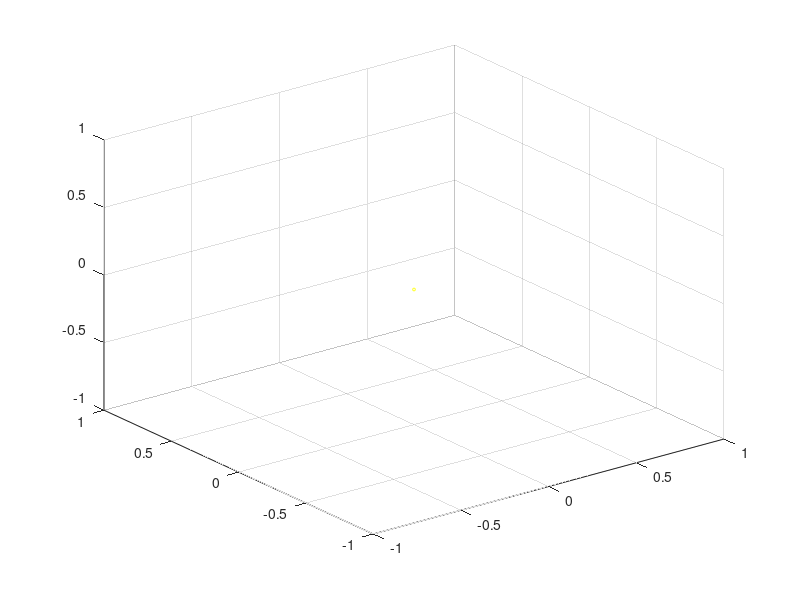

Recreate this plot in MATLAB. (Note: this script raises an error after producing the figure.)
% =========================================================================
%
% CatalogSphTris.m
%
% THESIS: FAST STAR PATTERN RECOGNITION USING SPHERICAL TRIANGLES
% Craig L Cole
% 8 January 2003
%
% Creates a catalog of spherical triangles suitable for spherical triangle
% method.
%
% INPUTS:   Quad-Tree of Stars (QTxxxx.mat)
%           Stars (Stars.mat)
%
% OUTPUT:   Spherical Triangle Catalog (SphTrixxxx.mat)
%
% SUBROUTINES REQUIRED: FindNeighborNodes.m
%                       PlotNode.m
%                       Find1NodeSphTris.m
%                       Find2NodeSphTris.m
%                       Find3NodeSphTris.m
%                       WaitForKeyPress.m
%
% =========================================================================

clear all

global Star Node gmode  % FOVmax fast gmode

% Set graphics mode: gmode = 0   No graphics. Fastest results
%                            1   Summary
%                            2   Stop after each pair

gmode = 2;

load QTM60L4
load Stars

FOVmax = SearchLimit;
FOVmax * 180/pi

nTri = 0;
Tri = [];

% Set up nodes to record when combos with two and three nodes are made

for i=1:nNodes
    Node(i).Doubles = [];
    Node(i).Triples = [];
end

% Initialize plot if graphics are desired

if gmode ~= 0
    hold off;
    plot3( 0,0,0 ,'oy','MarkerSize',2);
    hold on;
%     axis( [-1 1 -1 1 -1 1] );
    grid on;
end

tic

% Go through all the nodes

for i=1:nNodes
    if Node(i).Level == MaxLevel
     
% Find all nodes surrounding center node
        
        NeighborNodes = FindNeighborNodes( i );     % Get array of surrounding nodes
        nNeighborNodes = size( NeighborNodes, 2 );
    
        switch( gmode )
            case 1
                PlotNode( i, 'r' );
            case 2
                PlotNode( i, 'g' );
                
                for j=1:nNeighborNodes
                    PlotNode( NeighborNodes(j),'b' );
                end
        end
        
% Find all suitable triangles within target node

        newTri = Find1NodeSphTris( i, FOVmax );
        Tri = [Tri newTri];
        
% Find all suitable triangles between target and any other surrounding node

        if nNeighborNodes >= 1
            
            for m = 1:nNeighborNodes
                j = NeighborNodes(m);
            
                % First check that these two nodes haven't been checked before

                k = find( Node(i).Doubles == j );
                        
                if size( k,2 ) == 0                  
                    newTri = Find2NodeSphTris( i, j, FOVmax );
                    Tri = [ Tri newTri ];
                    
                    % Record nodes so they're not counted again                    
                    
                    Node(i).Doubles = [ Node(i).Doubles j ];
                    Node(j).Doubles = [ Node(j).Doubles i ];
                end
            end
        end
    
    % Find all suitable triangles between target and any two search nodes

        if nNeighborNodes >=3
    
            for m = 1:nNeighborNodes - 1
                j = NeighborNodes(m);
            
                for n = m+1:nNeighborNodes
                    k = NeighborNodes(n);
               
                % First check that these three nodes haven't been checked before

                    done = 0;           
                    for x = 1:size( Node(i).Triples, 1 );
                        if Node(i).Triples(x,:) == [ j k ]
                            done = 1;
                            break;
                        elseif Node(i).Triples(x,:) == [ k j ]
                            done = 1;
                            break;
                        end
                    end
    
            % If not, count all triangles with a point in each node
            
                    if done == 0
                        
                        newTri = Find3NodeSphTris( i, j, k, FOVmax );
                        Tri = [Tri newTri];
                        
                        % Record nodes so they're not counted again
                        
                        Node(i).Triples = [ Node(i).Triples; j k ];
                        Node(j).Triples = [ Node(j).Triples; i k ];
                        Node(k).Triples = [ Node(k).Triples; i j ];
                    end
      
                end
            end
        end
        
      if gmode == 1
          WaitForKeyPress;
      end
  end
    
    nTri = size( Tri, 2 );
    [i nNodes nTri]
    toc
end            

save SphTriM60L4 Tri nTri FOVmax